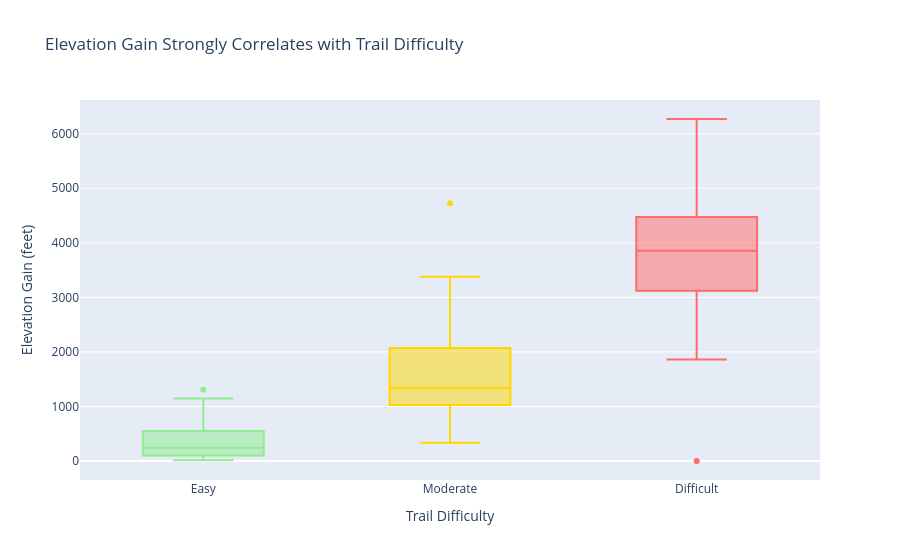

Notebook code cell kept with this figure:
### Code cell
# Chart 1: Box plot showing elevation gain by difficulty
df_clean = df.dropna(subset=['Elevation_Gain_Numeric', 'Difficulty_Clean'])

fig1 = px.box(
    df_clean,
    x='Difficulty_Clean',
    y='Elevation_Gain_Numeric',
    category_orders={'Difficulty_Clean': ['Easy', 'Moderate', 'Difficult']},
    title='Elevation Gain Strongly Correlates with Trail Difficulty',
    labels={
        'Elevation_Gain_Numeric': 'Elevation Gain (feet)',
        'Difficulty_Clean': 'Trail Difficulty'
    },
    color='Difficulty_Clean',
    color_discrete_map={'Easy': '#90EE90', 'Moderate': '#FFD700', 'Difficult': '#FF6B6B'}
)

fig1.update_layout(
    showlegend=False,
    xaxis_title='Trail Difficulty',
    yaxis_title='Elevation Gain (feet)',
    font=dict(size=12)
)

fig1.show()

# Save chart as PNG
try:
    fig1.write_image('chart1_elevation_by_difficulty.png')
    print("✓ Chart saved as: chart1_elevation_by_difficulty.png")
except Exception as e:
    print(f"⚠️  Could not save chart as PNG: {e}")
    print("To save manually: Hover over chart → Click camera icon → Save")

### Figure 1 — Plotly figure (JSON) as saved in the notebook; plotly's stock layout.template omitted (floating-point values rounded to 4 significant figures)
{"data": [{"alignmentgroup": "True", "hovertemplate": "Trail Difficulty=%{x}<br>Elevation Gain (feet)=%{y}<extra></extra>", "legendgroup": "Easy", "marker": {"color": "#90EE90"}, "name": "Easy", "notched": false, "offsetgroup": "Easy", "orientation": "v", "showlegend": true, "type": "box", "x": ["Easy", "Easy", "Easy", "Easy", "Easy", "Easy", "Easy", "Easy", "Easy", "Easy", "Easy", "Easy", "Easy", "Easy", "Easy", "Easy", "Easy", "Easy", "Easy", "Easy", "Easy", "Easy", "Easy", "Easy", "Easy", "Easy", "Easy", "Easy", "Easy", "Easy", "Easy", "Easy", "Easy", "Easy", "Easy", "Easy", "Easy", "Easy", "Easy", "Easy", "Easy", "Easy", "Easy", "Easy", "Easy", "Easy", "Easy", "Easy", "Easy", "Easy", "Easy", "Easy", "Easy", "Easy", "Easy", "Easy", "Easy", "Easy", "Easy", "Easy", "Easy", "Easy"], "x0": " ", "xaxis": "x", "y": [85.0, 115.0, 480.0, 205.0, 310.0, 600.0, 430.0, 100.0, 500.0, 90.0, 1040.0, 620.0, 175.0, 525.0, 170.0, 340.0, 15.0, 80.0, 650.0, 20.0, 1305.0, 110.0, 15.0, 565.0, 250.0, 250.0, 100.0, 50.0, 915.0, 625.0, 100.0, 375.0, 550.0, 760.0, 1145.0, 275.0, 970.0, 700.0, 320.0, 700.0, 210.0, 755.0, 270.0, 240.0, 910.0, 240.0, 15.0, 40.0, 55.0, 45.0, 45.0, 170.0, 310.0, 160.0, 45.0, 25.0, 145.0, 150.0, 100.0, 445.0, 320.0, 40.0], "y0": " ", "yaxis": "y"}, {"alignmentgroup": "True", "hovertemplate": "Trail Difficulty=%{x}<br>Elevation Gain (feet)=%{y}<extra></extra>", "legendgroup": "Moderate", "marker": {"color": "#FFD700"}, "name": "Moderate", "notched": false, "offsetgroup": "Moderate", "orientation": "v", "showlegend": true, "type": "box", "x": ["Moderate", "Moderate", "Moderate", "Moderate", "Moderate", "Moderate", "Moderate", "Moderate", "Moderate", "Moderate", "Moderate", "Moderate", "Moderate", "Moderate", "Moderate", "Moderate", "Moderate", "Moderate", "Moderate", "Moderate", "Moderate", "Moderate", "Moderate", "Moderate", "Moderate", "Moderate", "Moderate", "Moderate", "Moderate", "Moderate", "Moderate", "Moderate", "Moderate", "Moderate", "Moderate", "Moderate", "Moderate", "Moderate", "Moderate", "Moderate", "Moderate", "Moderate", "Moderate", "Moderate", "Moderate", "Moderate", "Moderate", "Moderate", "Moderate", "Moderate", "Moderate", "Moderate", "Moderate", "Moderate", "Moderate", "Moderate", "Moderate", "Moderate", "Moderate", "Moderate", "Moderate", "Moderate", "Moderate", "Moderate", "Moderate"], "x0": " ", "xaxis": "x", "y": [2405.0, 1475.0, 3040.0, 1780.0, 680.0, 1230.0, 1185.0, 1390.0, 2640.0, 1320.0, 1140.0, 4725.0, 2930.0, 1775.0, 1060.0, 800.0, 2350.0, 2800.0, 2800.0, 1100.0, 840.0, 1495.0, 1275.0, 2100.0, 2175.0, 1610.0, 2175.0, 2640.0, 2730.0, 340.0, 1010.0, 1790.0, 1310.0, 1440.0, 1115.0, 795.0, 1340.0, 820.0, 1070.0, 820.0, 335.0, 1270.0, 1000.0, 1400.0, 870.0, 1600.0, 1260.0, 2060.0, 1145.0, 1400.0, 835.0, 1565.0, 410.0, 1715.0, 680.0, 2575.0, 1875.0, 490.0, 565.0, 1340.0, 3380.0, 1030.0, 1200.0, 1185.0, 2365.0], "y0": " ", "yaxis": "y"}, {"alignmentgroup": "True", "hovertemplate": "Trail Difficulty=%{x}<br>Elevation Gain (feet)=%{y}<extra></extra>", "legendgroup": "Difficult", "marker": {"color": "#FF6B6B"}, "name": "Difficult", "notched": false, "offsetgroup": "Difficult", "orientation": "v", "showlegend": true, "type": "box", "x": ["Difficult", "Difficult", "Difficult", "Difficult", "Difficult", "Difficult", "Difficult", "Difficult", "Difficult", "Difficult", "Difficult", "Difficult", "Difficult", "Difficult", "Difficult", "Difficult", "Difficult", "Difficult", "Difficult", "Difficult", "Difficult", "Difficult", "Difficult", "Difficult", "Difficult", "Difficult", "Difficult", "Difficult", "Difficult", "Difficult", "Difficult", "Difficult", "Difficult", "Difficult", "Difficult", "Difficult", "Difficult", "Difficult", "Difficult", "Difficult", "Difficult", "Difficult", "Difficult"], "x0": " ", "xaxis": "x", "y": [3105.0, 4767.0, 3330.0, 4030.0, 3995.0, 3970.0, 1860.0, 3780.0, 4260.0, 2460.0, 3205.0, 3505.0, 2970.0, 4010.0, 4400.0, 4840.0, 4970.0, 2595.0, 2270.0, 2270.0, 3800.0, 3800.0, 4350.0, 4820.0, 4220.0, 0.0, 3050.0, 5430.0, 3000.0, 3700.0, 3700.0, 3855.0, 4320.0, 4350.0, 4800.0, 3700.0, 4500.0, 2780.0, 5070.0, 6010.0, 6270.0, 3170.0, 5680.0], "y0": " ", "yaxis": "y"}], "layout": {"boxmode": "overlay", "font": {"size": 12}, "legend": {"title": {"text": "Trail Difficulty"}, "tracegroupgap": 0}, "showlegend": false, "title": {"text": "Elevation Gain Strongly Correlates with Trail Difficulty"}, "xaxis": {"anchor": "y", "categoryarray": ["Easy", "Moderate", "Difficult"], "categoryorder": "array", "domain": [0.0, 1.0], "title": {"text": "Trail Difficulty"}}, "yaxis": {"anchor": "x", "domain": [0.0, 1.0], "title": {"text": "Elevation Gain (feet)"}}}}
